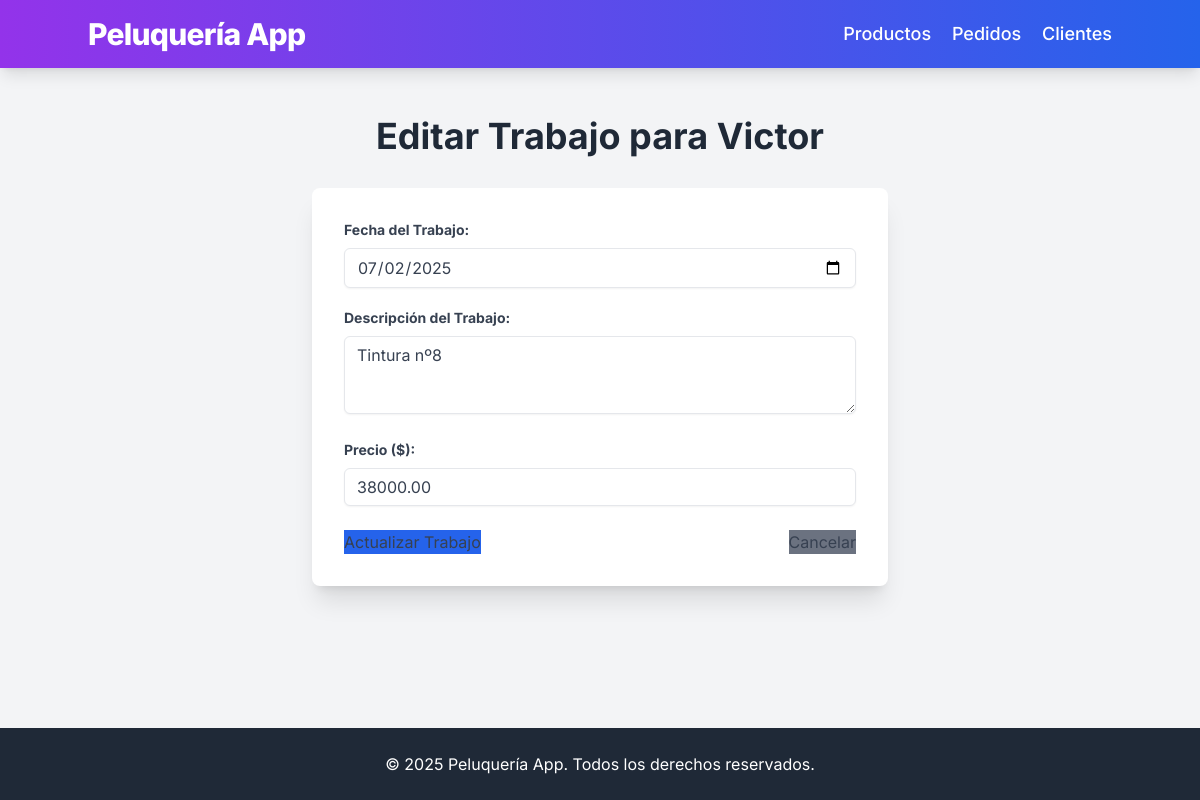
/clients/1/services/edit/1, run on the app's committed database.
### app/models.py (models this page shows, shortened)
class Service(db.Model):
    id = db.Column(db.Integer, primary_key=True)
    client_id = db.Column(db.Integer, db.ForeignKey('client.id'), nullable=False) # Cliente asociado al servicio
    date = db.Column(db.Date, nullable=False, default=lambda: datetime.now(UTC).date()) # Fecha en que se realizó el servicio
    description = db.Column(db.String(255), nullable=False) # Descripción del trabajo (ej: "Corte de caballero", "Mechas")
    price = db.Column(db.Float, nullable=False) # Precio del servicio

### app/routes.py (the view, shortened to what this page needs)
@app.route('/clients/<int:client_id>/services/edit/<int:service_id>', methods=['GET', 'POST'])
def edit_service(client_id, service_id):
    client = Client.query.get_or_404(client_id)
    service = Service.query.get_or_404(service_id)
    if service.client_id != client_id: # Asegurar que el servicio pertenece a este cliente
        flash('Trabajo/Servicio no encontrado para este cliente.', 'danger')
        return redirect(url_for('client_detail', client_id=client.id))
    return render_template('add_edit_service.html', client=client, service=service, title=f'Editar Trabajo para {client.first_name}')

### run.py (called while the page is built)
@app.context_processor
def inject_current_year():
    return {'current_year': datetime.now(UTC).year}

### app/templates/add_edit_service.html
{% extends 'layout.html' %}
{% block content %}
<h1 class="text-4xl font-bold text-center mb-8 text-gray-800">{{ title }}</h1>
<div class="max-w-xl mx-auto bg-white p-8 rounded-lg shadow-xl">
    <form method="POST">
        <div class="mb-5">
            <label for="date" class="block text-gray-700 text-sm font-bold mb-2">Fecha del Trabajo:</label>
            <input type="date" id="date" name="date"
                   value="{{ service.date.strftime('%Y-%m-%d') if service else '' }}"
                   class="shadow-sm appearance-none border rounded-md w-full py-2 px-3 text-gray-700 leading-tight focus:outline-none focus:ring-2 focus:ring-blue-400 focus:border-transparent"
                   required>
        </div>
        <div class="mb-5">
            <label for="description" class="block text-gray-700 text-sm font-bold mb-2">Descripción del Trabajo:</label>
            <textarea id="description" name="description" rows="3"
                      class="shadow-sm appearance-none border rounded-md w-full py-2 px-3 text-gray-700 leading-tight focus:outline-none focus:ring-2 focus:ring-blue-400 focus:border-transparent"
                      required>{{ service.description if service else '' }}</textarea>
        </div>
        <div class="mb-6">
            <label for="price" class="block text-gray-700 text-sm font-bold mb-2">Precio ($):</label>
            <input type="number" step="0.01" id="price" name="price"
                   value="{{ '%.2f' | format(service.price) if service else '' }}"
                   class="shadow-sm appearance-none border rounded-md w-full py-2 px-3 text-gray-700 leading-tight focus:outline-none focus:ring-2 focus:ring-blue-400 focus:border-transparent"
                   required min="0">
        </div>
        <div class="flex items-center justify-between">
            <button type="submit" class="btn bg-blue-600 hover:bg-blue-700">
                {{ 'Actualizar Trabajo' if service else 'Agregar Trabajo' }}
            </button>
            <a href="{{ url_for('client_detail', client_id=client.id) }}" class="btn bg-gray-500 hover:bg-gray-600">Cancelar</a>
        </div>
    </form>
</div>
{% endblock %}

### app/templates/layout.html (style rules this page uses)
body { font-family: 'Inter', sans-serif; background-color: #f3f4f6; color: #374151; }
input[type="text"], input[type="number"], input[type="date"], select, textarea { @apply shadow-sm appearance-none border rounded w-full py-2 px-3 text-gray-700 leading-tight focus:outline-none focus:shadow-outline transition duration-150 ease-in-out; }
button[type="submit"], .btn { @apply bg-blue-600 hover:bg-blue-700 text-white font-bold py-2 px-4 rounded-md shadow-md transition duration-200 ease-in-out; }

### data on the page
Service: date "07/02/2025", description "Tintura nº8", price "38000.00"

### other printed values
{{ title }} "Editar Trabajo para Victor"
{{ 'Actualizar Trabajo' if service else 'Agregar Trabajo' }} "Actualizar Trabajo"
